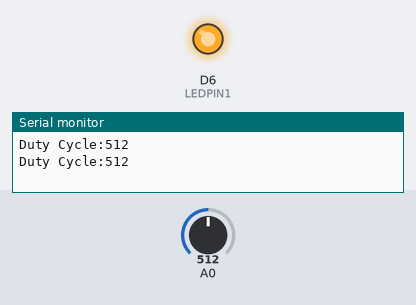
A sketch run on a simulated ESP8266 (NodeMCU). Shown: output pins drawn as LEDs (lit = HIGH), the last lines printed to the serial monitor. The test bench sets the inputs (shaded band); at power-on: A0 = 512.

Above: at 1.8 s.
1.9 s: A0 set to 189
At 2.3 s:
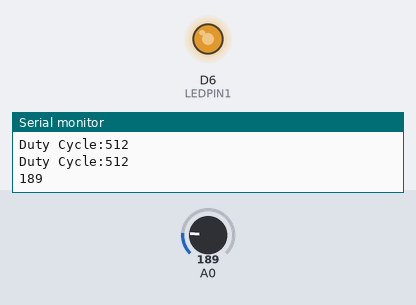
3.5 s: A0 set to 122
At 5.0 s:
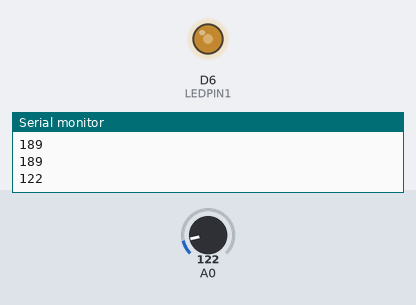
5.5 s: A0 set to 0
At 6.6 s:
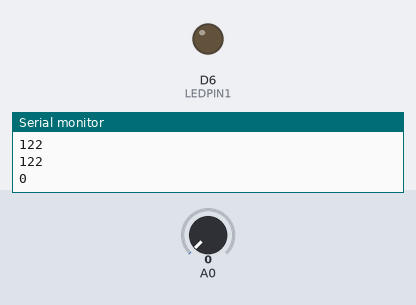
7.5 s: A0 set to 306
At 9.3 s:
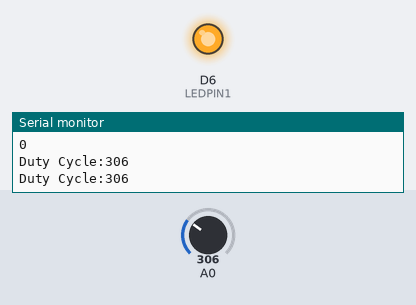
Timing chart, 0 to 10.5 s (numbered marks = the images above; inputs shaded):
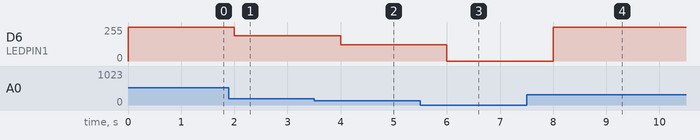

The sketch:

analogop.ino
```cpp
int LEDPIN1=D6;

void setup() {
  // put your setup code here, to run once:
Serial.begin(9600);
analogWrite(LEDPIN1,199);

}

void loop() {
  // put your main code here, to run repeatedly:
  int dutycycle=analogRead(A0);
  if(dutycycle > 199)
  Serial.print("Duty Cycle:");
  Serial.println(dutycycle);
  analogWrite(LEDPIN1,dutycycle);
  delay(1000);


}
```

Measured:
- after the input at 1.9 s, D6 (LEDPIN1): 255/255 → 189/255 after 0.10 s
- after the input at 3.5 s, D6 (LEDPIN1): 189/255 → 122/255 after 0.50 s
- after the input at 5.5 s, D6 (LEDPIN1): 122/255 → 0/255 after 0.50 s
- after the input at 7.5 s, D6 (LEDPIN1): 0/255 → 255/255 after 0.50 s
